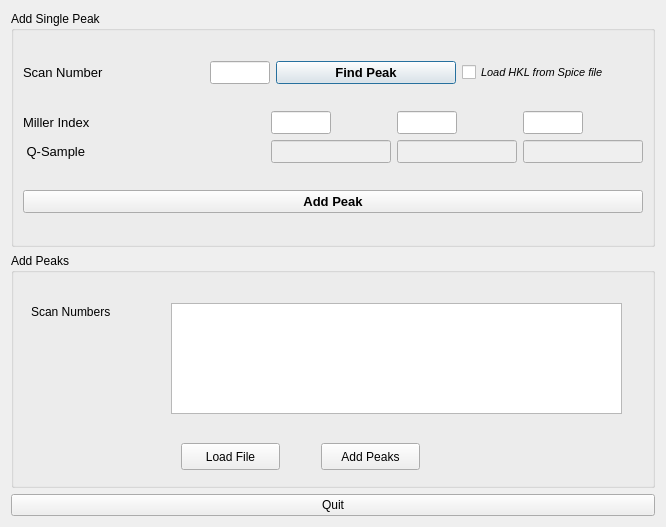
<?xml version="1.0" encoding="UTF-8"?>
<ui version="4.0">
 <class>Dialog</class>
 <widget class="QDialog" name="Dialog">
  <property name="geometry">
   <rect>
    <x>0</x>
    <y>0</y>
    <width>666</width>
    <height>527</height>
   </rect>
  </property>
  <property name="windowTitle">
   <string>Dialog</string>
  </property>
  <layout class="QVBoxLayout" name="verticalLayout_2">
   <item>
    <widget class="QGroupBox" name="groupBox_7">
     <property name="title">
      <string>Add Single Peak</string>
     </property>
     <layout class="QVBoxLayout" name="verticalLayout">
      <item>
       <layout class="QHBoxLayout" name="horizontalLayout_3">
        <item>
         <widget class="QLabel" name="label_scanNo">
          <property name="font">
           <font>
            <pointsize>10</pointsize>
           </font>
          </property>
          <property name="text">
           <string>Scan Number</string>
          </property>
         </widget>
        </item>
        <item>
         <widget class="QLineEdit" name="lineEdit_scanNumber">
          <property name="sizePolicy">
           <sizepolicy hsizetype="Preferred" vsizetype="Fixed">
            <horstretch>0</horstretch>
            <verstretch>0</verstretch>
           </sizepolicy>
          </property>
          <property name="maximumSize">
           <size>
            <width>60</width>
            <height>16777215</height>
           </size>
          </property>
          <property name="font">
           <font>
            <pointsize>10</pointsize>
           </font>
          </property>
         </widget>
        </item>
        <item>
         <widget class="QPushButton" name="pushButton_findPeak">
          <property name="font">
           <font>
            <pointsize>10</pointsize>
            <weight>75</weight>
            <bold>true</bold>
           </font>
          </property>
          <property name="text">
           <string>Find Peak</string>
          </property>
         </widget>
        </item>
        <item>
         <widget class="QCheckBox" name="checkBox_loadHKLfromFile">
          <property name="font">
           <font>
            <pointsize>8</pointsize>
            <italic>true</italic>
           </font>
          </property>
          <property name="text">
           <string>Load HKL from Spice file</string>
          </property>
         </widget>
        </item>
       </layout>
      </item>
      <item>
       <layout class="QGridLayout" name="gridLayout">
        <item row="0" column="0">
         <widget class="QLabel" name="label_31">
          <property name="font">
           <font>
            <pointsize>10</pointsize>
           </font>
          </property>
          <property name="text">
           <string>Miller Index</string>
          </property>
         </widget>
        </item>
        <item row="0" column="1">
         <widget class="QLineEdit" name="lineEdit_K">
          <property name="maximumSize">
           <size>
            <width>60</width>
            <height>16777215</height>
           </size>
          </property>
          <property name="font">
           <font>
            <pointsize>10</pointsize>
           </font>
          </property>
         </widget>
        </item>
        <item row="0" column="2">
         <widget class="QLineEdit" name="lineEdit_H">
          <property name="maximumSize">
           <size>
            <width>60</width>
            <height>40</height>
           </size>
          </property>
          <property name="font">
           <font>
            <pointsize>10</pointsize>
           </font>
          </property>
         </widget>
        </item>
        <item row="0" column="3">
         <widget class="QLineEdit" name="lineEdit_L">
          <property name="maximumSize">
           <size>
            <width>60</width>
            <height>16777215</height>
           </size>
          </property>
          <property name="font">
           <font>
            <pointsize>10</pointsize>
           </font>
          </property>
         </widget>
        </item>
        <item row="1" column="0">
         <widget class="QLabel" name="label_7">
          <property name="font">
           <font>
            <pointsize>10</pointsize>
           </font>
          </property>
          <property name="text">
           <string> Q-Sample </string>
          </property>
          <property name="alignment">
           <set>Qt::AlignLeading|Qt::AlignLeft|Qt::AlignVCenter</set>
          </property>
         </widget>
        </item>
        <item row="1" column="1">
         <widget class="QLineEdit" name="lineEdit_sampleQy">
          <property name="enabled">
           <bool>false</bool>
          </property>
          <property name="maximumSize">
           <size>
            <width>120</width>
            <height>16777215</height>
           </size>
          </property>
          <property name="font">
           <font>
            <pointsize>10</pointsize>
           </font>
          </property>
         </widget>
        </item>
        <item row="1" column="2">
         <widget class="QLineEdit" name="lineEdit_sampleQx">
          <property name="enabled">
           <bool>false</bool>
          </property>
          <property name="maximumSize">
           <size>
            <width>120</width>
            <height>16777215</height>
           </size>
          </property>
          <property name="font">
           <font>
            <pointsize>10</pointsize>
           </font>
          </property>
         </widget>
        </item>
        <item row="1" column="3">
         <widget class="QLineEdit" name="lineEdit_sampleQz">
          <property name="enabled">
           <bool>false</bool>
          </property>
          <property name="maximumSize">
           <size>
            <width>120</width>
            <height>16777215</height>
           </size>
          </property>
          <property name="font">
           <font>
            <pointsize>10</pointsize>
           </font>
          </property>
         </widget>
        </item>
       </layout>
      </item>
      <item>
       <layout class="QHBoxLayout" name="horizontalLayout_2">
        <item>
         <widget class="QPushButton" name="pushButton_addPeakToCalUB">
          <property name="font">
           <font>
            <pointsize>10</pointsize>
            <weight>75</weight>
            <bold>true</bold>
           </font>
          </property>
          <property name="text">
           <string>Add Peak</string>
          </property>
         </widget>
        </item>
       </layout>
      </item>
     </layout>
    </widget>
   </item>
   <item>
    <widget class="QGroupBox" name="groupBox">
     <property name="title">
      <string>Add Peaks</string>
     </property>
     <widget class="QLabel" name="label">
      <property name="geometry">
       <rect>
        <x>20</x>
        <y>50</y>
        <width>101</width>
        <height>17</height>
       </rect>
      </property>
      <property name="text">
       <string>Scan Numbers</string>
      </property>
     </widget>
     <widget class="QPlainTextEdit" name="plainTextEdit">
      <property name="geometry">
       <rect>
        <x>160</x>
        <y>50</y>
        <width>451</width>
        <height>111</height>
       </rect>
      </property>
     </widget>
     <widget class="QPushButton" name="pushButton">
      <property name="geometry">
       <rect>
        <x>170</x>
        <y>190</y>
        <width>99</width>
        <height>27</height>
       </rect>
      </property>
      <property name="text">
       <string>Load File</string>
      </property>
     </widget>
     <widget class="QPushButton" name="pushButton_2">
      <property name="geometry">
       <rect>
        <x>310</x>
        <y>190</y>
        <width>99</width>
        <height>27</height>
       </rect>
      </property>
      <property name="text">
       <string>Add Peaks</string>
      </property>
     </widget>
    </widget>
   </item>
   <item>
    <widget class="QPushButton" name="pushButton_3">
     <property name="text">
      <string>Quit</string>
     </property>
    </widget>
   </item>
  </layout>
 </widget>
 <resources/>
 <connections/>
</ui>
